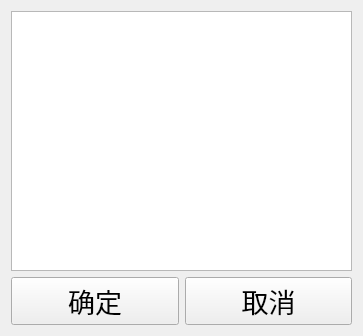
<?xml version="1.0" encoding="UTF-8"?>
<ui version="4.0">
 <class>MoveFile</class>
 <widget class="QWidget" name="MoveFile">
  <property name="geometry">
   <rect>
    <x>0</x>
    <y>0</y>
    <width>363</width>
    <height>336</height>
   </rect>
  </property>
  <property name="windowTitle">
   <string>Form</string>
  </property>
  <layout class="QVBoxLayout" name="verticalLayout_2">
   <item>
    <layout class="QVBoxLayout" name="verticalLayout">
     <item>
      <widget class="QListWidget" name="dir_lw"/>
     </item>
     <item>
      <layout class="QHBoxLayout" name="horizontalLayout">
       <item>
        <widget class="QPushButton" name="ok_pb">
         <property name="font">
          <font>
           <family>Arial</family>
           <pointsize>20</pointsize>
          </font>
         </property>
         <property name="text">
          <string>确定</string>
         </property>
        </widget>
       </item>
       <item>
        <widget class="QPushButton" name="cancel_pb">
         <property name="font">
          <font>
           <family>Arial</family>
           <pointsize>20</pointsize>
          </font>
         </property>
         <property name="text">
          <string>取消</string>
         </property>
        </widget>
       </item>
      </layout>
     </item>
    </layout>
   </item>
  </layout>
 </widget>
 <resources/>
 <connections/>
</ui>
